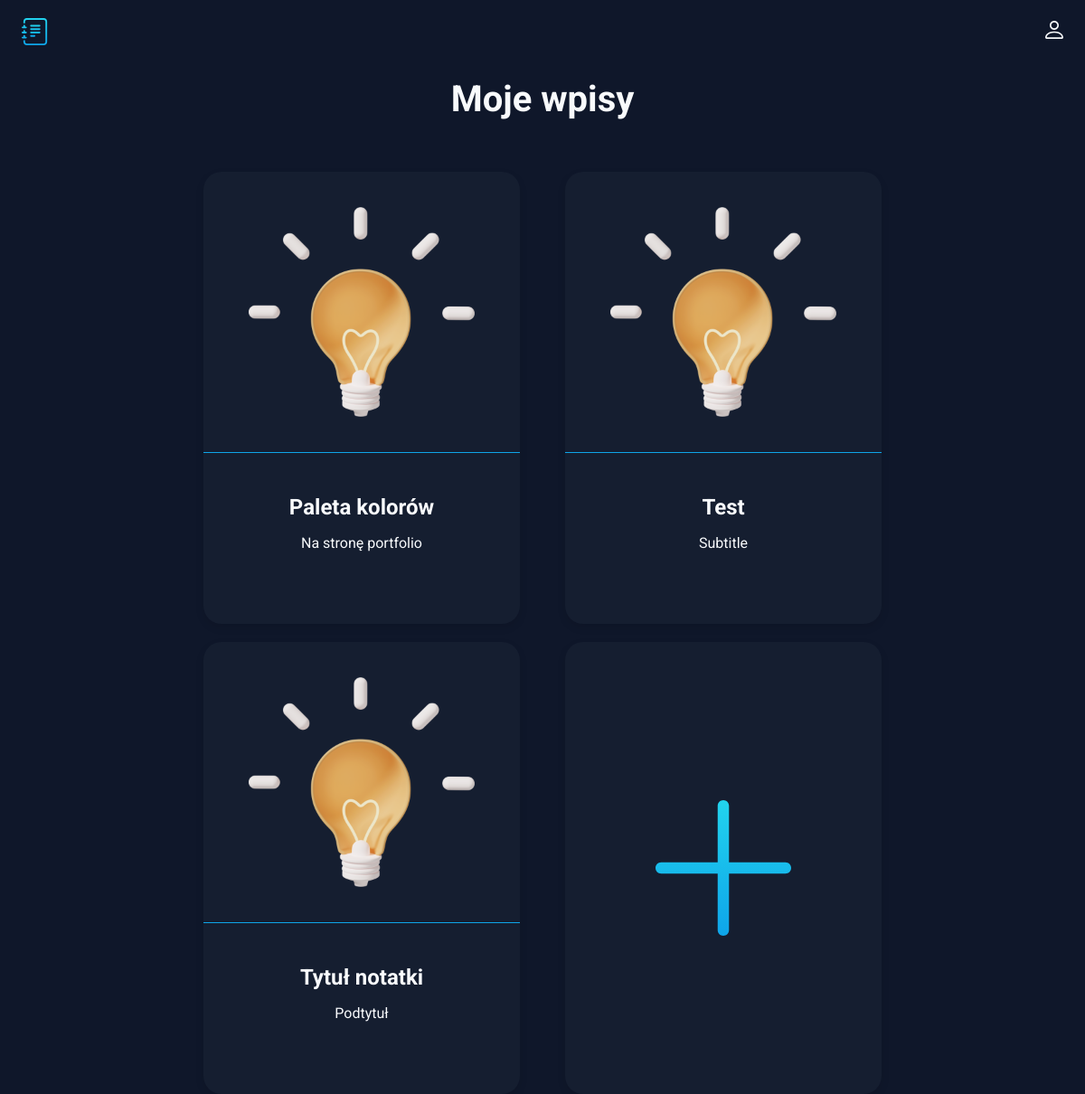
/index, run on the app's committed database.
### main.py (models this page shows, shortened)
class Card(db.Model):
    id = db.Column(db.Integer, primary_key=True)
    title = db.Column(db.String(100), nullable=False)
    subtitle = db.Column(db.String(300), nullable=False)
    text = db.Column(db.Text, nullable=False)

### main.py (the view)
@app.route('/index')
def index():
    cards = Card.query.order_by(Card.id).all()
    return render_template('index.html', cards=cards)

### templates/index.html (shortened to what this page needs)
<!doctype html>
<html lang="en">
<head>
  <link rel="stylesheet" href="../static/css/style.css">
</head>
<body>
  <header class="header">
    <img src="../static/img/logo.svg" alt="logo" width="30" height="30">
    <ul class="main-list">
        <li class="list__item">
            <img src="../static/img/login.svg" alt="login" width="20" height="20">
        </li>
    </ul>
  </header>
  <main>
    {% block content %}
    <h1 class="main__title">Moje wpisy</h1>
    <ul class="cards-list">
      {% for el in cards%}
      <li class="card">
        <a class="card__link" href="/card/{{el.id}}">
          <img class="card__img" src="../static/img/post_icon.png" width="250" height="250" alt="post_icon">
          <div class="card__text">
            <h2 class="card__title">{{el.title}}</h2>
            <p class="card__subtitle">{{el.subtitle}}</p>
          </div>
        </a>
      </li>
      {% endfor %}
      <li class="card card--creat">
          <a class="creat__link" href="{{url_for('create')}}"></a>
      </li>
    </ul>
    {% endblock %}
  </main>
</body>
</html>

### static/css/style.css (style rules this page uses)
body { margin: 0; padding: 0; font-family: 'Roboto', sans-serif; font-size: 16px; line-height: 20px; background-color: #0F172A; color: #F8FAFC; }
h1, h2, p { margin: 0; }
img { object-fit: contain; }
a { text-decoration: none; color: inherit; transition: 0.2s; }
ul { list-style: none; margin: 0; padding: 0; }
.header { display: flex; justify-content: space-between; align-items: center; padding: 20px 2%; margin-bottom: 30px; }
.main-list { display: flex; align-items: center; gap: 20px; }
.main__title { font-size: 40px; text-align: center; margin-bottom: 70px; }
.cards-list { display: flex; padding: 0 5%; flex-wrap: wrap; flex-direction: row; gap: 20px; column-gap: 50px; justify-content: center; }
.card { width: 350px; height: 500px; transition: 0.2s; background: rgba(30, 41, 59, 0.4); border-radius: 20px; box-shadow: 0px 4px 10px rgba(0, 0, 0, 0.1); }
.card__link { display: flex; flex-direction: column; align-items: center; width: inherit; height: inherit; }
.card__text { border-top: 1px solid rgba(14, 165, 233, 1); width: inherit; display: flex; padding: 50px 0 20px; flex-direction: column; gap: 20px; align-items: center; }
.card__title { padding: 0 20px; text-align: center; }
.card__subtitle { padding: 0 20px; text-align: center; }
.card__img { padding: 30px; }
.creat__link { display: block; width: inherit; height: inherit; background: url(../img/plus.svg) no-repeat; background-size: 200px 200px; background-position: center; }

### data on the page
Card: title "Paleta kolorów", subtitle "Na stronę portfolio"
Card: title "Test", subtitle "Subtitle"
Card: title "Tytuł notatki", subtitle "Podtytuł"
